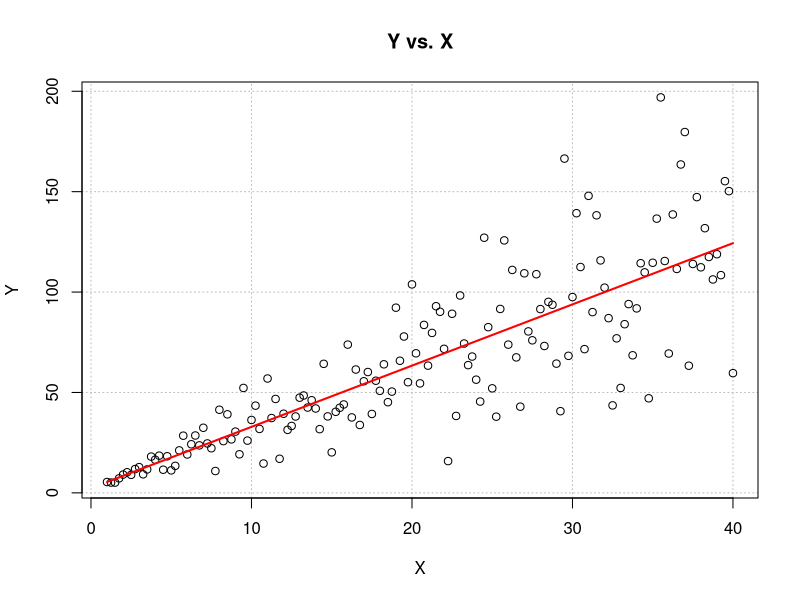
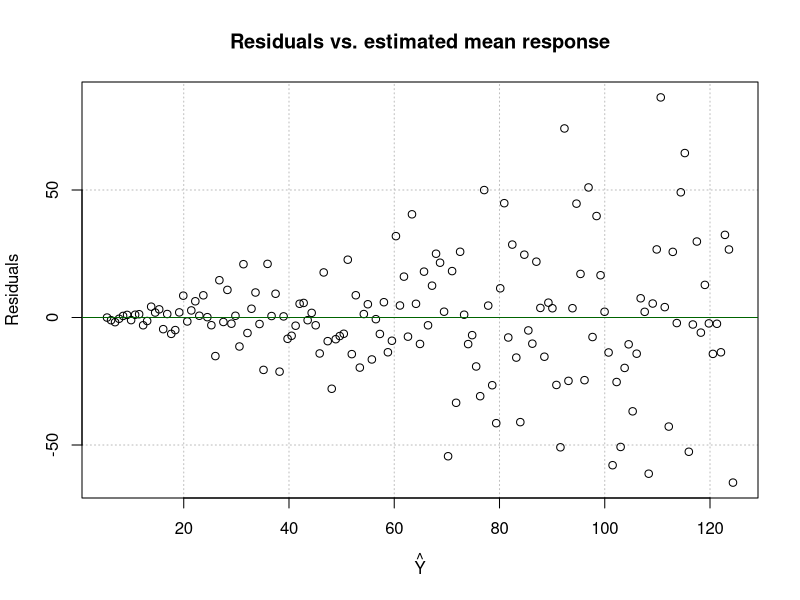
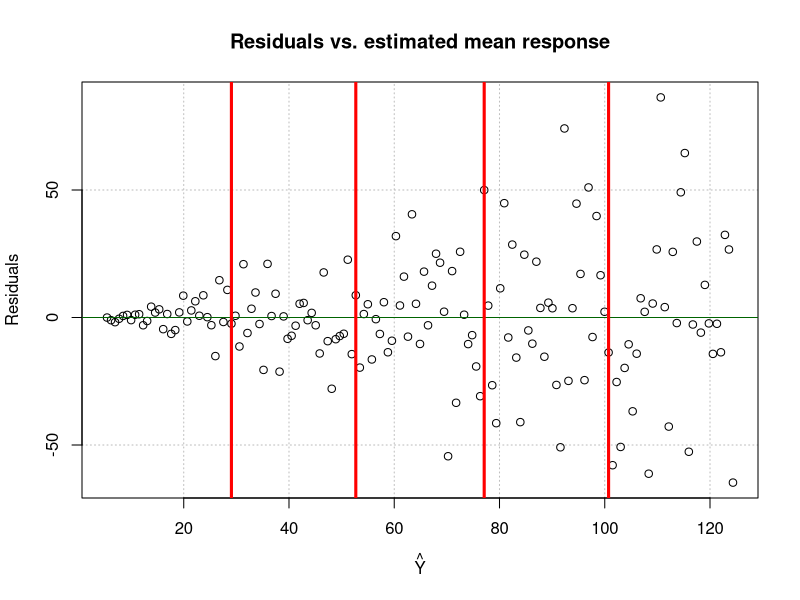
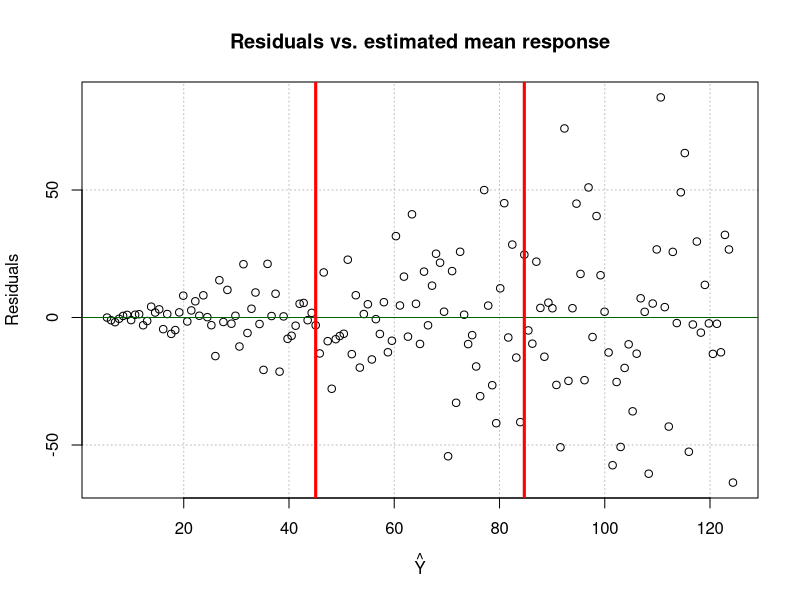

Recreate these plots in R, in order.
############################################################################
# NAME:  Chris Bilder                                                      #
# DATE:  8-17-06                                                           #
# PURPOSE: WLS example for Chapter 11                                      #
#                                                                          #
# NOTES: 1)                                                                #
#                                                                          #
############################################################################

#Simulate data with nonconstant variance
#Note from 8-15-08: I should have set a seed number so that I could have reproduced the exact results :(
X<-seq(from = 1, to = 40, by = 0.25)
epsilon<-rnorm(n = length(X), mean = 0, sd = 1)
epsilon2<-X*epsilon  #Var(epsilon2) = X^2 * 1 = X^2 (non-constant variance)
Y<-2 + 3*X + epsilon2
set1<-data.frame(Y,X)

#Y vs. X with sample model
plot(x = X, y = Y, xlab = "X", ylab = "Y", main = "Y vs. X", panel.first = grid(col = "gray", lty = "dotted"))
mod.fit<-lm(formula = Y ~ X, data = set1)
curve(expr = mod.fit$coefficients[1] + mod.fit$coefficients[2]*x, col = "red", lty = "solid", lwd = 2, add = TRUE,
      from = min(set1$X), to = max(set1$X)) 

#Residuals vs. Y^
plot(x = mod.fit$fitted.values, y = mod.fit$residuals, xlab = expression(hat(Y)), ylab = "Residuals",
     main = "Residuals vs. estimated mean response", panel.first = grid(col = "gray", lty = "dotted"))
abline(h = 0, col = "darkgreen")

#Try calculating a P.I. for X = 40
pred<-predict(object = mod.fit, newdata = data.frame(X = 40), interval = "prediction", level = 0.95)


#############################################################################
# Method #1

  #Find quantiles for Y^'s
  #  See R help for different ways (type) to calculate quantiles
  quant5<-quantile(x = mod.fit$fitted.values, probs = c(0.2, 0.4, 0.6, 0.8), type = 1)  
  quant5
  
  #Put Y^'s into groups based upon quantiles
  groups<-ifelse(test = mod.fit$fitted.values < quant5[1], yes = 1, no = 
          ifelse(mod.fit$fitted.values < quant5[2], 2,
          ifelse(mod.fit$fitted.values < quant5[3], 3,
          ifelse(mod.fit$fitted.values < quant5[4], 4, 5))))
  #Quick way to find the variance of residuals for each group 
  var.eps<-tapply(X = mod.fit$residuals, INDEX = groups, FUN = var)
  var.eps

  #Visualization of creating the groups
  plot(x = mod.fit$fitted.values, y = mod.fit$residuals, xlab = expression(hat(Y)), ylab = "Residuals",
     main = "Residuals vs. estimated mean response", panel.first = grid(col = "gray", lty = "dotted"))
  abline(h = 0, col = "darkgreen")
  abline(v = quant5, col = "red", lwd = 3)

  #Put the group variances into a vector corresponding to each observation
  group.var<-ifelse(test = groups == 1, yes = var.eps[1], no = 
             ifelse(groups == 2, var.eps[2],
             ifelse(groups == 3, var.eps[3],
             ifelse(groups == 4, var.eps[4], var.eps[5]))))

  mod.fit1<-lm(formula = Y ~ X, data = set1, weight = 1/group.var)
  summary(mod.fit1)

  #Try calculating a C.I. for X = 40
  pred1<-predict(object = mod.fit1, newdata = data.frame(X = 40), interval = "confidence", level = 0.95)


#############################################################################
# Method #2

  #Find quantiles for Y^'s
  #  See R help for different ways (type) to calculate quantiles
  quant3<-quantile(x = mod.fit$fitted.values, probs = c(1/3, 2/3), type = 1)  
  quant3
  
  #Put Y^'s into groups based upon quantiles
  groups<-ifelse(mod.fit$fitted.values < quant3[1], 1,
          ifelse(mod.fit$fitted.values < quant3[2], 2, 3))
  #Quick way to find the variance of residuals for each group 
  var.eps<-tapply(X = mod.fit$residuals, INDEX = groups, FUN = var)
  var.eps

  #Visualization of creating the groups
  plot(x = mod.fit$fitted.values, y = mod.fit$residuals, xlab = expression(hat(Y)), ylab = "Residuals",
     main = "Residuals vs. estimated mean response", panel.first = grid(col = "gray", lty = "dotted"))
  abline(h = 0, col = "darkgreen")
  abline(v = quant3, col = "red", lwd = 3)

  #Put the group variances into a vector corresponding to each observation
  group.var<-ifelse(groups == 1, var.eps[1],
             ifelse(groups == 2, var.eps[2], var.eps[3]))

  mod.fit2<-lm(formula = Y ~ X, data = set1, weight = 1/group.var^2)
  summary(mod.fit2)

  #Try calculating a C.I. for X = 40
  pred2<-predict(object = mod.fit2, newdata = data.frame(X = 40), interval = "confidence", level = 0.95)


#############################################################################
# Method #3

  mod.fit3<-lm(formula = Y ~ X, data = set1, weight = 1/X^2)
  summary(mod.fit3)
  names(mod.fit3)
  head(mod.fit3$weights)
  tail(mod.fit3$weights)

  #Show some calculations without lm()
  X.mat<-cbind(1,X)
  w<-1/X^2
  W<-diag(w)
  b.w<-solve(t(X.mat)%*%W%*%X.mat)%*%t(X.mat)%*%W%*%Y
  b.w
  mod.fit3$coefficients
  
  n<-length(Y)
  Y.hat<-X.mat%*%b.w
  MSE.w<-sum(w*(Y-Y.hat)^2)/(n-2)
  cov.b<-MSE.w*solve(t(X.mat)%*%W%*%X.mat)
  cov.b
  vcov(mod.fit3)

  X.h<-c(1,40)
  sqrt(MSE.w*t(X.h)%*%solve(t(X.mat)%*%W%*%X.mat)%*%X.h)
  predict(object = mod.fit3, newdata = data.frame(X = 40), interval = "confidence", se.fit = TRUE, level = 0.95)


  #WITHOUT WLS
  mod.fit3.temp<-lm(formula = Y ~ X, data = set1)
  predict(object = mod.fit3.temp, newdata = data.frame(X = 40), interval = "confidence", se.fit = TRUE, level = 0.95)
  sqrt(summary(mod.fit3.temp)$sigma^2*t(X.h)%*%solve(t(X.mat)%*%X.mat)%*%X.h)


  #Try calculating a P.I. for X = 40
  pred3<-predict(object = mod.fit3, newdata = data.frame(X = 40), interval = "prediction", level = 0.95)
  pred3
  se.pi<-sqrt(MSE.w*(1+t(X.h)%*%solve(t(X.mat)%*%W%*%X.mat)%*%X.h))
  alpha<-0.05
  X.h%*%b.w+c(qt(alpha/2, n-2),qt(1-alpha/2, n-2))*se.pi 
  

############################################################################
# Sumamrize results

  data.frame(name = c("Least Squares", "WLS 1", "WLS 2", "WLS 3"), 
    round(rbind(mod.fit$coefficients, mod.fit1$coefficients, mod.fit2$coefficients, mod.fit3$coefficients),2))

  data.frame(name = c("Least Squares", "WLS 1", "WLS 2", "WLS 3"), 
    round(rbind(pred, pred1, pred2, pred3),2))








#
